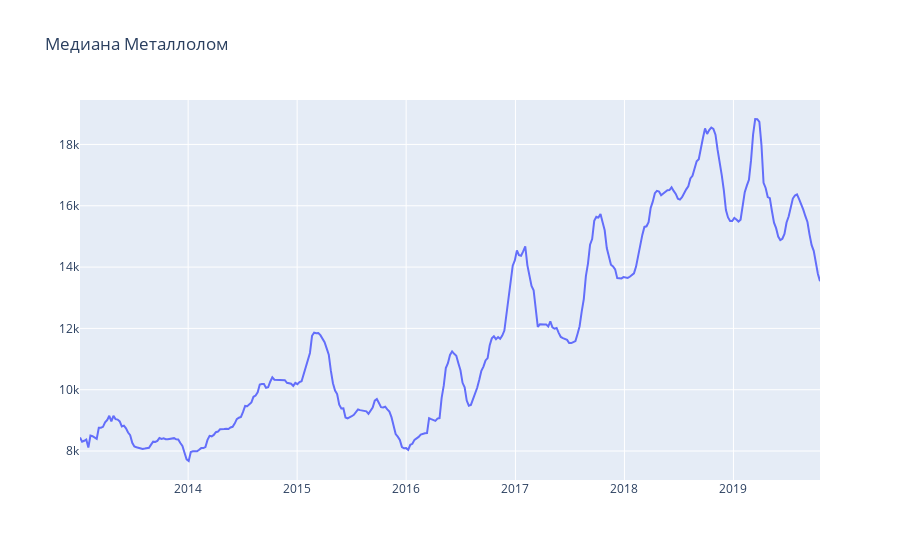

Source (notebook cell):
### Code cell
from plotly.offline import download_plotlyjs, init_notebook_mode,plot,iplot
from plotly import graph_objs as go

# инициализируем plotly
init_notebook_mode(connected = True)

# опишем функцию, которая будет визуализировать все колонки dataframe в виде line plot
def plotly_df(df, title = ''):
    data = []

   
    trace = go.Scatter(
        x = df.time,
        y = df.Median,
        mode = 'lines',
        
        )
    data.append(trace)

    layout = dict(title = title)
    fig = dict(data = data, layout = layout)
    iplot(fig, show_link=False)

plotly_df(df, title = 'Медиана Металлолом')

### Figure 1 — Plotly figure (JSON) as saved in the notebook; plotly's stock layout.template omitted (floating-point values rounded to 4 significant figures; data arrays with more than 128 entries replaced by an {"elided": "..."} marker saying what was removed)
{"data": [{"mode": "lines", "type": "scatter", "x": {"elided": "355 str values"}, "y": {"elided": "355 int values"}}], "layout": {"title": {"text": "Медиана Металлолом"}}}
